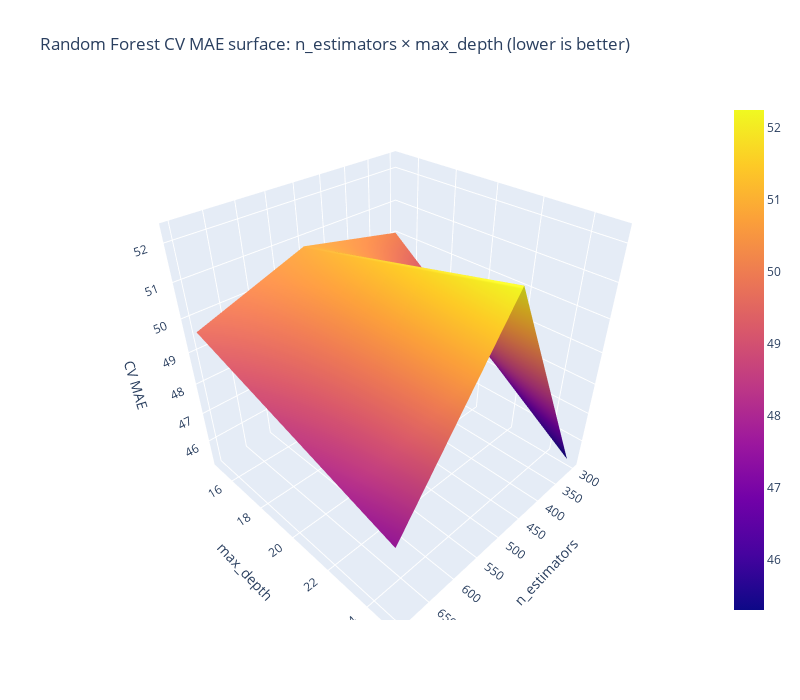

Write notebook code for a chart like this one.
### Code cell
fig = go.Figure(data=[go.Surface(z=z, x=x, y=y_vals)])

fig.update_layout(
    title="Random Forest CV MAE surface: n_estimators × max_depth (lower is better)",
    scene=dict(
        xaxis_title="n_estimators",
        yaxis_title="max_depth",
        zaxis_title="CV MAE",
    ),
    width=800,
    height=700,
)

fig.show()

### Figure 1 — Plotly figure (JSON) as saved in the notebook; plotly's stock layout.template omitted (floating-point values rounded to 4 significant figures)
{"data": [{"type": "surface", "x": [300, 500, 700], "y": [15, 25], "z": [[50.08, 50.77, 49.61], [45.3, 52.25, 47.6]]}], "layout": {"height": 700, "scene": {"xaxis": {"title": {"text": "n_estimators"}}, "yaxis": {"title": {"text": "max_depth"}}, "zaxis": {"title": {"text": "CV MAE"}}}, "title": {"text": "Random Forest CV MAE surface: n_estimators × max_depth (lower is better)"}, "width": 800}}
